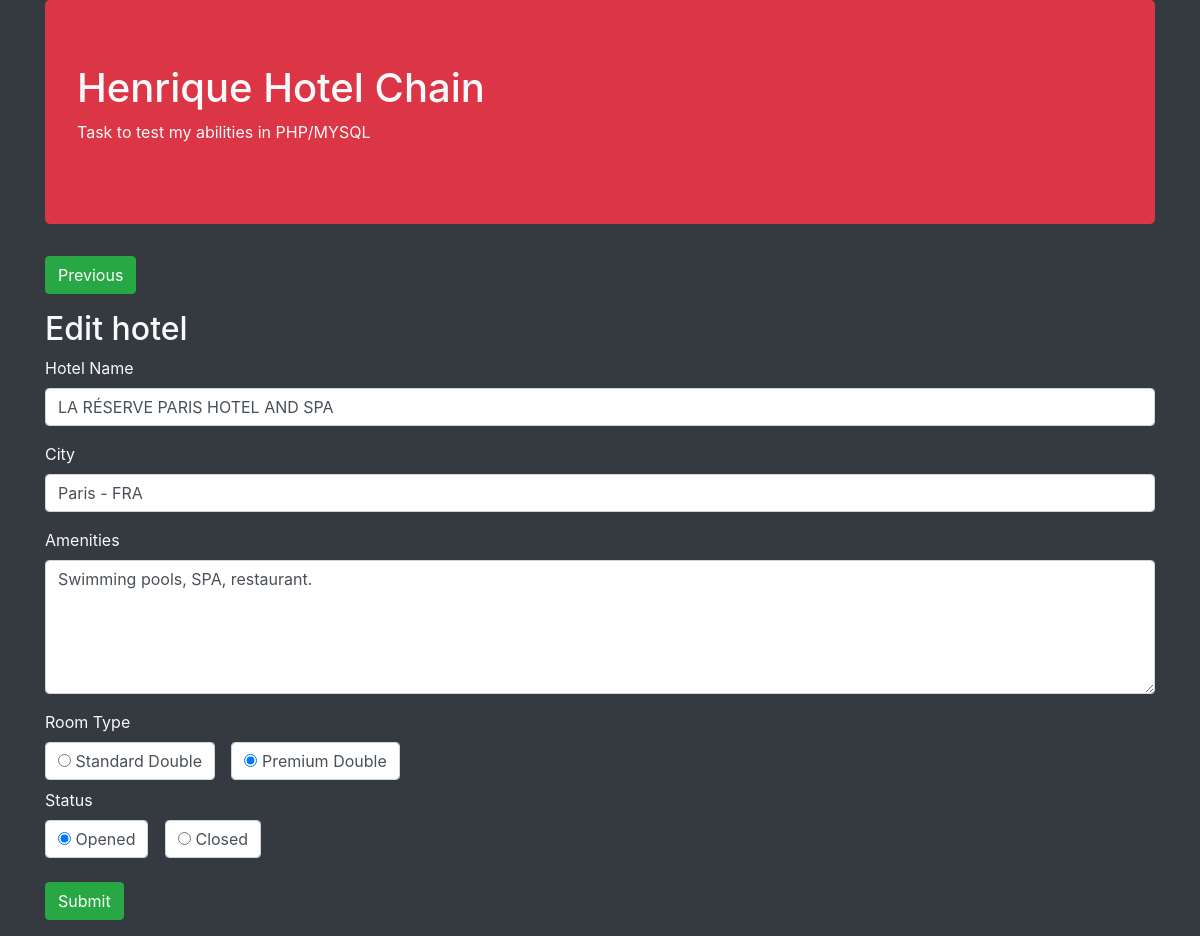
/edit.php?id=37, run on an earlier commit of the app's database.
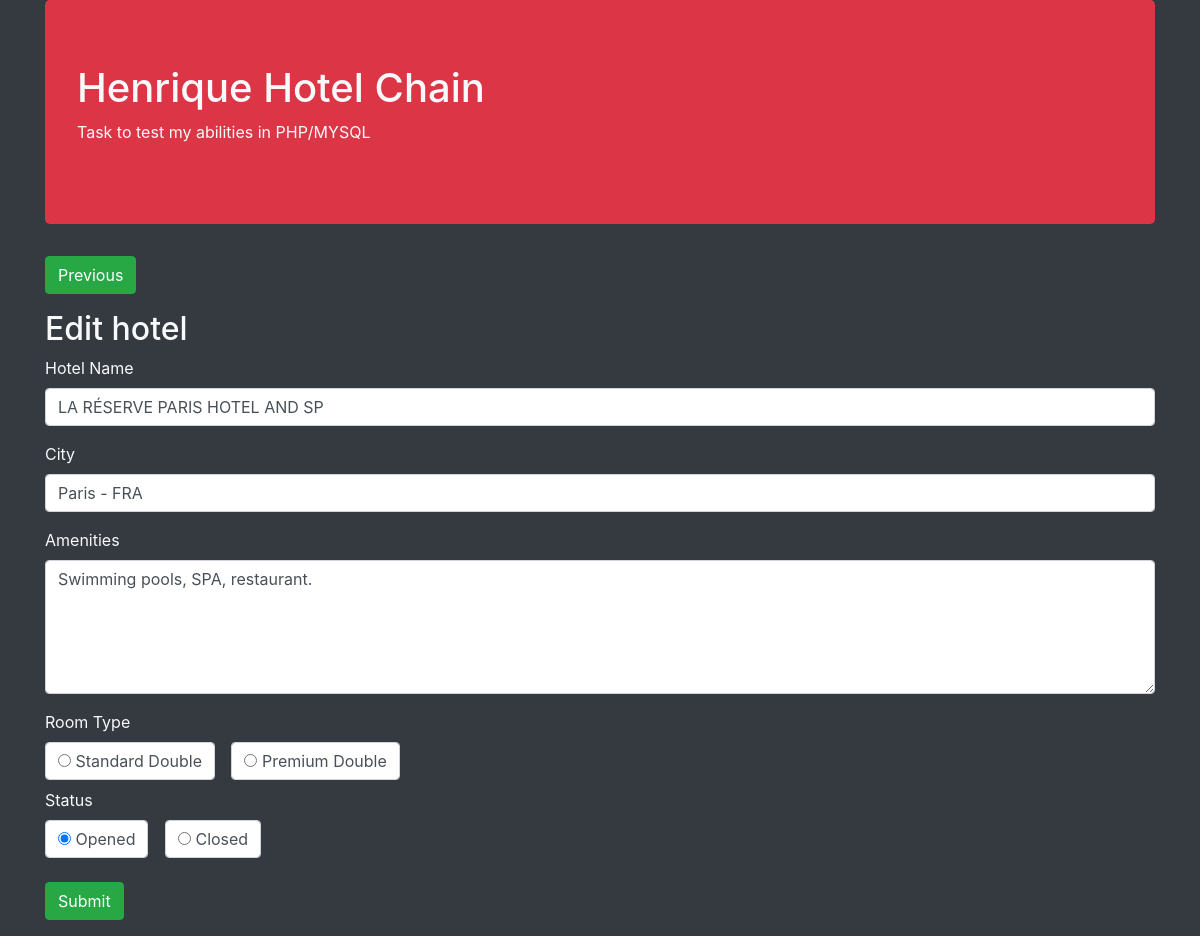
And on a later commit of the database.
### tables this page shows
CREATE TABLE `hotel` (
  `id` int(11) NOT NULL,
  `name` varchar(255) NOT NULL,
  `city` varchar(255) NOT NULL,
  `description` text NOT NULL,
  `standard` enum('s','p') NOT NULL,
  `opened` enum('y','n') NOT NULL
);

### edit.php (called while the page is built, shortened)
<?php
$obHotel = Hotel::getHotel($_GET['id']);
include __DIR__.'/includes/header.php';
include __DIR__.'/includes/forms.php';
include __DIR__.'/includes/footer.php';

### app/Db/Database.php (called while the page is built, shortened)
<?php
class Database{
  private $table;
  private $connection;
  public function __construct($table = null){
    $this->table = $table;
  }
  private function setConnection(){
    try{
      $this->connection = new PDO('mysql:host='.self::HOST.';dbname='.self::NAME,self::USER,self::PASS);
      $this->connection->setAttribute(PDO::ATTR_ERRMODE,PDO::ERRMODE_EXCEPTION);
    }catch(PDOException $e){
      die('ERROR: '.$e->getMessage());
    }
  }
  public function execute($query,$params = []){
    try{
      $statement = $this->connection->prepare($query);
      $statement->execute($params);
      return $statement;
    }catch(PDOException $e){
      die('ERROR: '.$e->getMessage());
    }
  }
  public function select($where = null, $order = null, $limit = null, $fields = '*'){
    $where = strlen($where) ? 'WHERE '.$where : '';
    $order = strlen($order) ? 'ORDER BY '.$order : '';
    $limit = strlen($limit) ? 'LIMIT '.$limit : '';
    $query = 'SELECT '.$fields.' FROM '.$this->table.' '.$where.' '.$order.' '.$limit;
    return $this->execute($query);
  }
}

### app/Entity/Hotel.php (called while the page is built, shortened)
<?php
class Hotel{
  public static function getHotel($id){
    return (new Database('hotel'))->select('id = '.$id)
                                  ->fetchObject(self::class);
  }
}

### includes/forms.php (the view)
<main>
  <section>
    <a href="index.php">
      <button class="btn btn-success">Previous</button>
    </a>
  </section>
  <h2 class="mt-3"><?=TITLE?></h2>
  <form method="post">
    <div class="form-group">
      <label>Hotel Name</label>
      <input type="text" class="form-control" name="name" value="<?=$obHotel->name?>">
    </div>
    <div class="form-group">
      <label>City</label>
      <input type="text" class="form-control" name="city" value="<?=$obHotel->city?>">
    </div>
    <div class="form-group">
      <label>Amenities</label>
      <textarea class="form-control" name="description" rows="5"><?=$obHotel->description?></textarea>
    </div>
    <div class="form-group">
      <label>Room Type</label>
      <div>
          <div class="form-check form-check-inline">
            <label class="form-control">
              <input type="radio" name="standard" value="s"> Standard Double
            </label>
          </div>
          <div class="form-check form-check-inline">
            <label class="form-control">
              <input type="radio" name="standard" value="p" <?=$obHotel->standard == 'p' ? 'checked' : ''?>> Premium Double
            </label>
          </div>
      </div>
    <div class="form-group">
      <label>Status</label>
      <div>
          <div class="form-check form-check-inline">
            <label class="form-control">
              <input type="radio" name="opened" value="y" checked> Opened
            </label>
          </div>
          <div class="form-check form-check-inline">
            <label class="form-control">
              <input type="radio" name="opened" value="n" <?=$obHotel->opened == 'n' ? 'checked' : ''?>> Closed
            </label>
          </div>
      </div>
    </div>
    <div class="form-group">
      <button type="submit" class="btn btn-success">Submit</button>
    </div>
  </form>
</main>

What changed in the data, as far as the page shows it:
changed hotel "Paris - FRA": name "LA RÉSERVE PARIS HOTEL AND SPA" → "LA RÉSERVE PARIS HOTEL AND SP"; standard "☑ Premium Double" → "☐ Premium Double"
